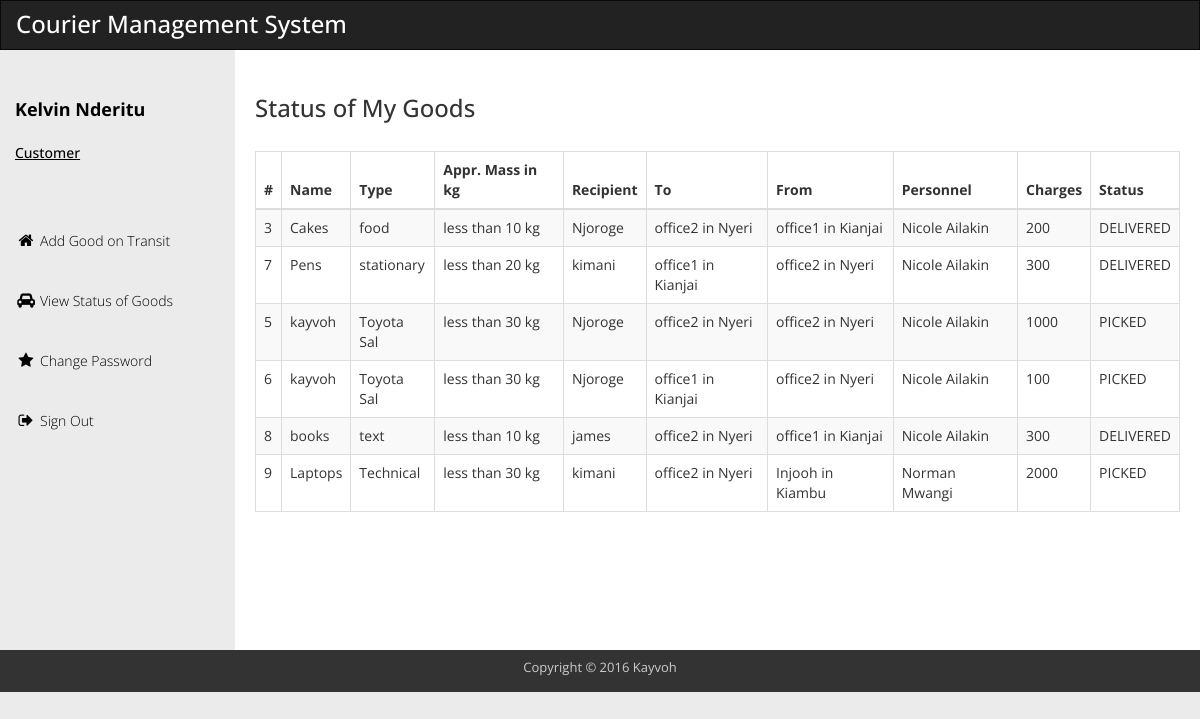
Page /gotcus.php (signed in) on the committed database.
### tables this page shows
CREATE TABLE IF NOT EXISTS `goods` (
  `goid` int(11) NOT NULL AUTO_INCREMENT,
  `name` varchar(30) NOT NULL,
  `type` varchar(10) NOT NULL,
  `recipient` varchar(30) NOT NULL,
  `recidno` int(11) NOT NULL,
  `approval` varchar(30) NOT NULL,
  `sender` int(11) NOT NULL,
  `status` varchar(10) DEFAULT 'PENDING',
  `personnel` int(11) NOT NULL,
  `weight` varchar(20) NOT NULL,
  `charges` int(11) DEFAULT NULL,
  `fromm` int(11) DEFAULT NULL,
  `tto` int(11) DEFAULT NULL,
  PRIMARY KEY (`goid`),
  KEY `sender` (`sender`)
);

CREATE TABLE IF NOT EXISTS `office` (
  `ofid` int(11) NOT NULL AUTO_INCREMENT,
  `name` varchar(30) NOT NULL,
  `location` varchar(30) NOT NULL,
  `status` varchar(10) DEFAULT 'OPEN',
  PRIMARY KEY (`ofid`)
);

CREATE TABLE IF NOT EXISTS `user` (
  `usid` int(11) NOT NULL AUTO_INCREMENT,
  `fname` varchar(15) NOT NULL,
  `lname` varchar(15) NOT NULL,
  `idno` int(11) NOT NULL,
  `phone` varchar(30) DEFAULT NULL,
  `email` varchar(30) DEFAULT NULL,
  `dob` date NOT NULL,
  `username` varchar(15) NOT NULL,
  `password` varchar(32) NOT NULL,
  `type` varchar(10) NOT NULL,
  `status` varchar(10) NOT NULL,
  `office` int(11) DEFAULT NULL,
  PRIMARY KEY (`usid`)
);

### gotcus.php (the view, shortened to what this page needs)
<!DOCTYPE html>
<?php
	include('head.php');
?>
<body>
  <div id="main-wrapper">
    <div class="navbar navbar-inverse" role="navigation">
      <div class="navbar-header">
        <div class="logo"><h1>Courier Management System</h1></div>
      </div>
    </div>
    <div class="template-page-wrapper">
      <?php
		include('navcus.php');
	  ?>
	  <div class="templatemo-content-wrapper">
        <div class="templatemo-content">
          <h1>Status of My Goods</h1>
          <div class="row">
            <div class="col-md-12">
              <div class="table-responsive">
			  <br/>
                <table class="table table-striped table-hover table-bordered">
                  <thead>
                    <tr>
                      <th>#</th>
                      <th>Name</th>
                      <th>Type</th>
                      <th>Appr. Mass in kg</th>
                      <th>Recipient</th>
                      <th>To</th>
                      <th>From</th>
                      <th>Personnel</th>
                      <th>Charges</th>
                      <th>Status</th>
                    </tr>
                  </thead>
                  <tbody>
<?php
$me=$_SESSION['usid'];
$get=mysqli_query($conn, "select * from goods where sender=$me");
while($geta=mysqli_fetch_array($get))
{
?>
                    <tr>
                      <td><?php echo $geta['goid']?></td>
                      <td><?php echo $geta['name']?></td>
                      <td><?php echo $geta['type']?></td>
                      <td><?php echo $geta['weight']?></td>
                      <td><?php echo $geta['recipient']?></td>
                      <td>
						<?php
							$tto=$geta['tto'];
							$h=mysqli_query($conn, "select * from office where ofid=$tto");
							$ha=mysqli_fetch_array($h);
							echo $ha['name'].' in '.$ha['location'];
						?>
					  </td>
                      <td>
					  <?php
							$fromm=$geta['fromm'];
							$h=mysqli_query($conn, "select * from office where ofid=$fromm");
							$ha=mysqli_fetch_array($h);
							echo $ha['name'].' in '.$ha['location'];
					  ?>
					  </td>
                      <td>
						<?php
							if($geta['personnel']==0)
							{
								echo '-';
							}
							else
							{
								$per=$geta['personnel'];
								$fet=mysqli_query($conn, "select * from user where usid=$per");
								$feta=mysqli_fetch_array($fet);
								echo $feta['fname'].' '.$feta['lname'];
							}
						?>
					  </td>
                      <td><?php echo $geta['charges']?></td>
                      <td><?php echo $geta['status']?></td>
                    </tr>
<?php
}
?>
                  </tbody>
                </table>
              </div>
            </div>
          </div>
        </div>
      </div>
    <?php
		include('footer.php');
	?>
  </div>
</div>
</body>
</html>

### css/templatemo_main.css (style rules this page uses)
* { font-family: 'Open Sans', sans-serif; }
body { background-color: rgb(235,235,235); }
h1 { font-size: 24px; }
.logo { display: inline-block; }
.logo h1 { font-size: 24px; margin: 10px 15px; color:#ffffff; }
.templatemo-content-wrapper { float: left; width: 100%; }
.templatemo-content { margin-left: 235px; margin-top: 0px; min-height: 600px; padding: 25px 20px 0 20px; background-color: white; overflow-x: hidden; }
.navbar { margin-bottom: 0; border-radius: 0; }
.navbar-header { color: rgb(127,127,127); }

### rows in the picture
goods: goid "3", name "Cakes", type "food", weight "less than 10 kg", recipient "Njoroge", office.name "office2", office.location "Nyeri", office.name "office1", office.location "Kianjai", user.fname "Nicole", user.lname "Ailakin", charges "200", status "DELIVERED"
goods: goid "7", name "Pens", type "stationary", weight "less than 20 kg", recipient "kimani", office.name "office1", office.location "Kianjai", office.name "office2", office.location "Nyeri", user.fname "Nicole", user.lname "Ailakin", charges "300", status "DELIVERED"
goods: goid "5", name "kayvoh", type "Toyota Sal", weight "less than 30 kg", recipient "Njoroge", office.name "office2", office.location "Nyeri", user.fname "Nicole", user.lname "Ailakin", charges "1000", status "PICKED"
goods: goid "6", name "kayvoh", type "Toyota Sal", weight "less than 30 kg", recipient "Njoroge", office.name "office1", office.location "Kianjai", office.name "office2", office.location "Nyeri", user.fname "Nicole", user.lname "Ailakin", charges "100", status "PICKED"
goods: goid "8", name "books", type "text", weight "less than 10 kg", recipient "james", office.name "office2", office.location "Nyeri", office.name "office1", office.location "Kianjai", user.fname "Nicole", user.lname "Ailakin", charges "300", status "DELIVERED"
goods: goid "9", name "Laptops", type "Technical", weight "less than 30 kg", recipient "kimani", office.name "office2", office.location "Nyeri", office.name "Injooh", office.location "Kiambu", user.fname "Norman", user.lname "Mwangi", charges "2000", status "PICKED"

### other values in the picture
$_SESSION['fname'] "Kelvin"
$_SESSION['lname'] "Nderitu"
$_SESSION['us'] "Customer"
